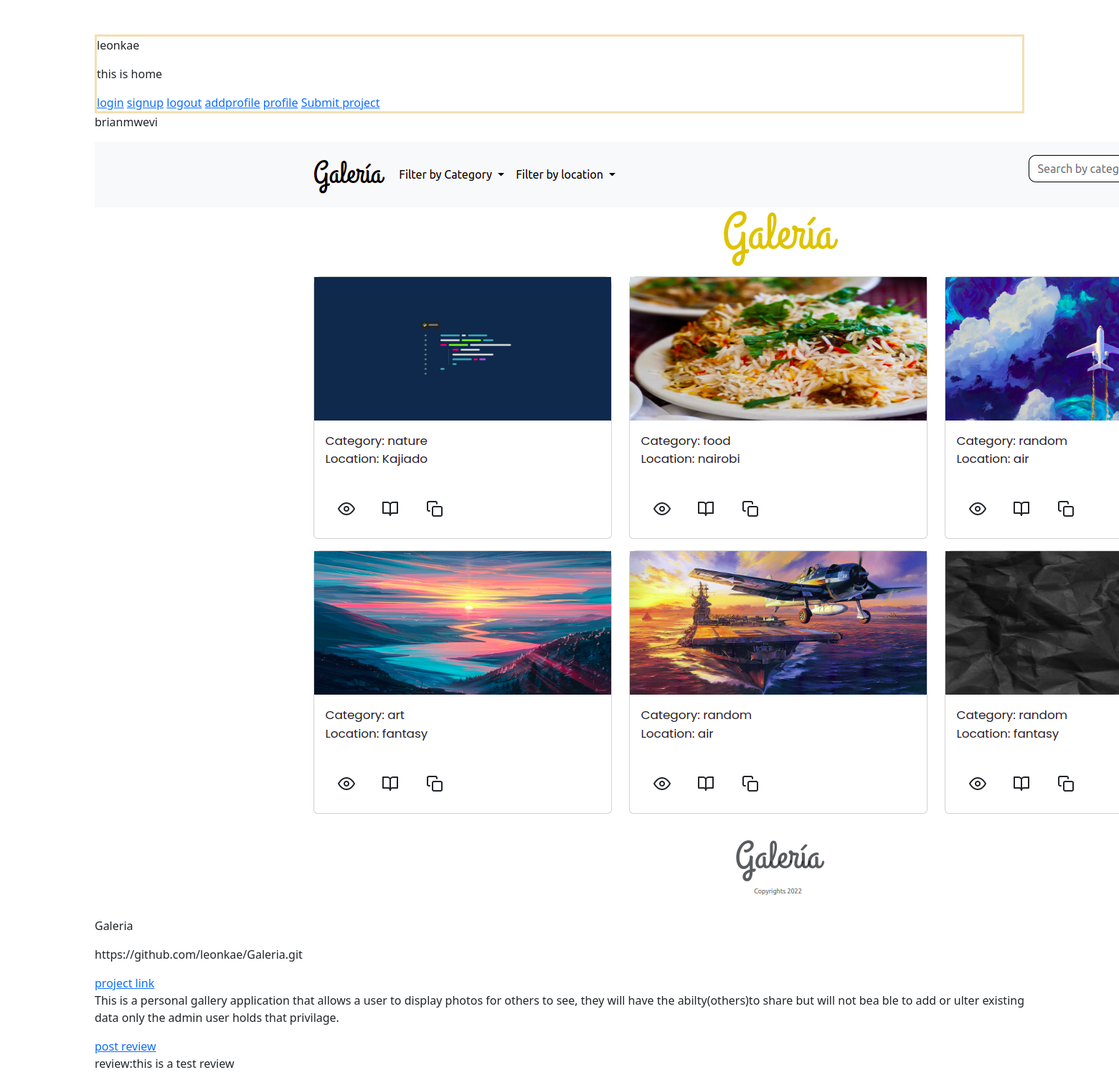
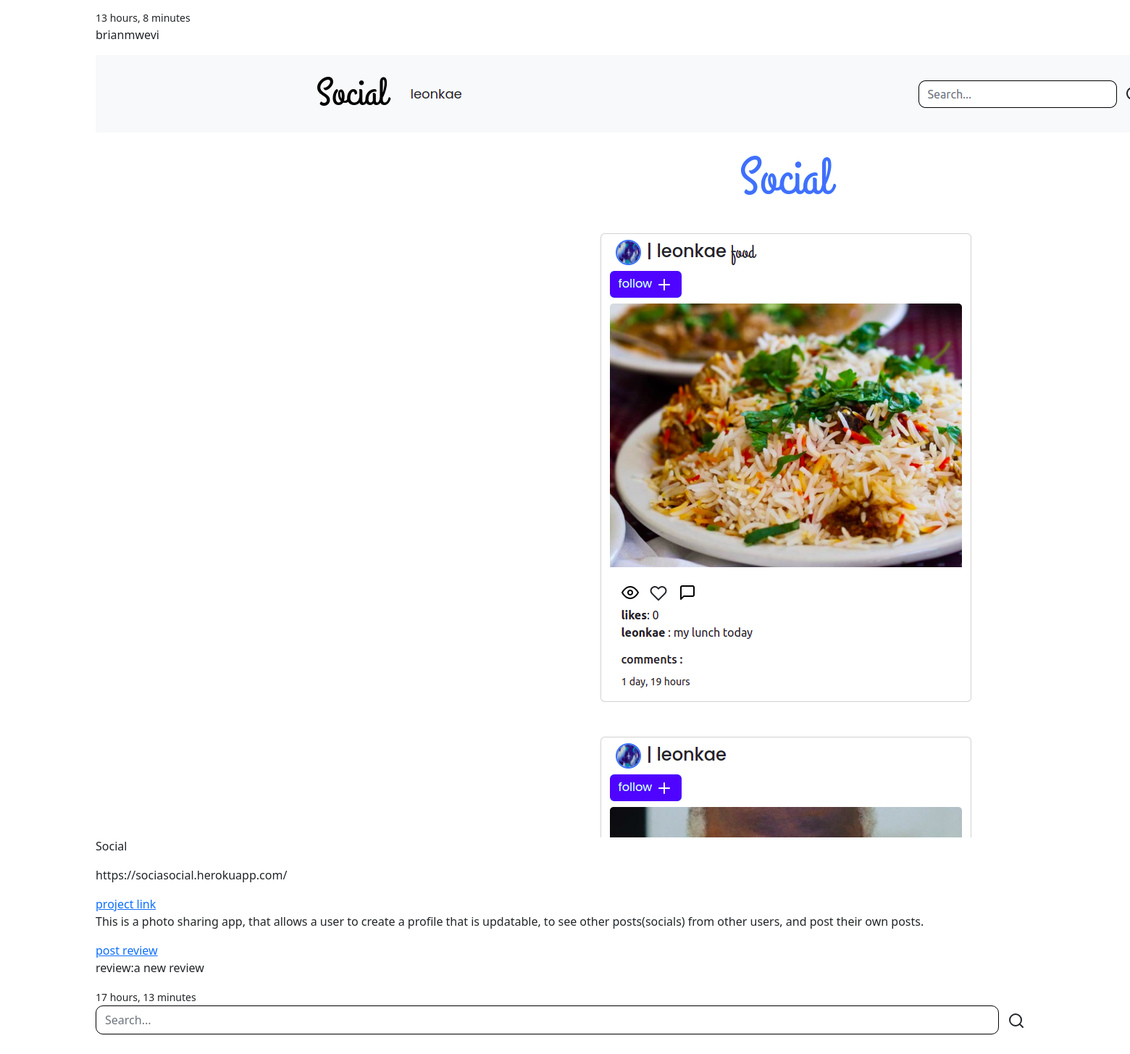
The app's page / (signed in) with its own data (2 pictures, top to bottom).
### critique/models.py (models this page shows, shortened)
class Project(models.Model):
    image = models.ImageField(upload_to='media/', default='')
    projectname =models.CharField(max_length=100)
    description=models.CharField(max_length=255, null=False, blank=False)
    likes =models.ManyToManyField(User, related_name='critique_image')
    created = models.DateTimeField(auto_now_add=True)
    modified =models.DateTimeField(auto_now=True)
    reviews =models.ManyToManyField('Reviews',blank=True)
    urls = models.URLField()
    profile = models.ForeignKey(Profile, on_delete=models.CASCADE)

class Profile(models.Model):
    pro_picture =models.ImageField(upload_to ='profile/', default='')
    bio = models.TextField(max_length=255)
    user = models.ForeignKey(User, on_delete=models.CASCADE,related_name='profile')
    email= models.EmailField()
    def __str__(self):
        return self.user.username

class Reviews(models.Model):
    user = models.ForeignKey(User, on_delete=models.CASCADE)
    text = models.TextField()
    created = models.DateTimeField(auto_now_add=True)
    modified =models.DateTimeField(auto_now=True)
    user_post =models.ForeignKey('Project', on_delete=models.CASCADE, related_name='user_reviews')

### critique/views.py (the view)
# urls.py: path('', views.home, name='home'),
def home(request):
    images=Project.objects.order_by("-created").all()
    return render(request,'critiques/home.html', {'images':images})

### critique/templates/critiques/home.html (shortened to what this page needs)
{% extends 'critiques/base.html' %} {% block content %}
<div class="container">
  <div class="test-info">
    <p>{{request.user}}</p>
    <p>this is home</p>
    <a href="{% url 'login' %}">login</a>
    <a href="{% url 'signup' %}">signup</a>
    <a href="{% url 'logout' %}">logout</a>
    <a href="{% url 'addprofile' %}">addprofile</a>
    <a href="{% url 'profile' %}">profile</a>
    <a href="{% url 'create' %}">Submit project</a>
  </div>
  {% for image in images %}
  <p>{{image.profile}}</p>
  <img src="{{image.image.url}}" alt="img.." />
  <p>{{image.projectname}}</p>
  <p>{{image.urls}}</p>
  <a href="{{image.urls}}">project link</a>
  <p>{{image.description}}</p>
  <a href="{% url 'review' image.pk %}">post review</a>
  {% for review in image.reviews.all|slice:'2' %}
  <p>review:{{review.text}}</p>
  {% endfor %}
  <small>{{image.created|timesince}}</small>
  {% endfor %}
  <form class="navbar-form" method="POST" action="{% url 'search' %}">
    <div class="input-group">
      <input
        type="search"
        id="search"
        class="form-control"
        placeholder="Search..."
        name="searched"
        style="border-radius: 10px; border: solid 1px black"
      />
      <div class="input-group-btn">
        <button class="btn btn-default" type="submit">
          <i class="glyphicon glyphicon-search"
            ><svg
              xmlns="http://www.w3.org/2000/svg"
              width="24"
              height="24"
              viewBox="0 0 24 24"
              fill="none"
              stroke="currentColor"
              stroke-width="2"
              stroke-linecap="round"
              stroke-linejoin="round"
              class="feather feather-search"
            >
              <circle cx="11" cy="11" r="8"></circle>
              <line x1="21" y1="21" x2="16.65" y2="16.65"></line></svg
          ></i>
        </button>
      </div>
    </div>
  </form>
</div>
{% endblock %}

### critique/static/css/global.css (style rules this page uses)
.test-info { border: 3px solid wheat; }

### records on screen
Project: profile "brianmwevi", image (picture), projectname "Galeria", urls "https://github.com/leonkae/Galeria.git", description "This is a personal gallery application that allows a user to display photos for others to see, they will have the abilty(others)to share but will not bea ble to add or ulter existing data only the admin user holds that privilage.", created "13 hours, 8 minutes"
Reviews: text "this is a test review"
Project: profile "brianmwevi", image (picture), projectname "Social", urls "https://sociasocial.herokuapp.com/", description "This is a photo sharing app, that allows a user to create a profile that is updatable, to see other posts(socials) from other users, and post their own posts.", created "17 hours, 13 minutes"
Reviews: text "a new review"

### other values on screen
{{ request.user }} "leonkae"
